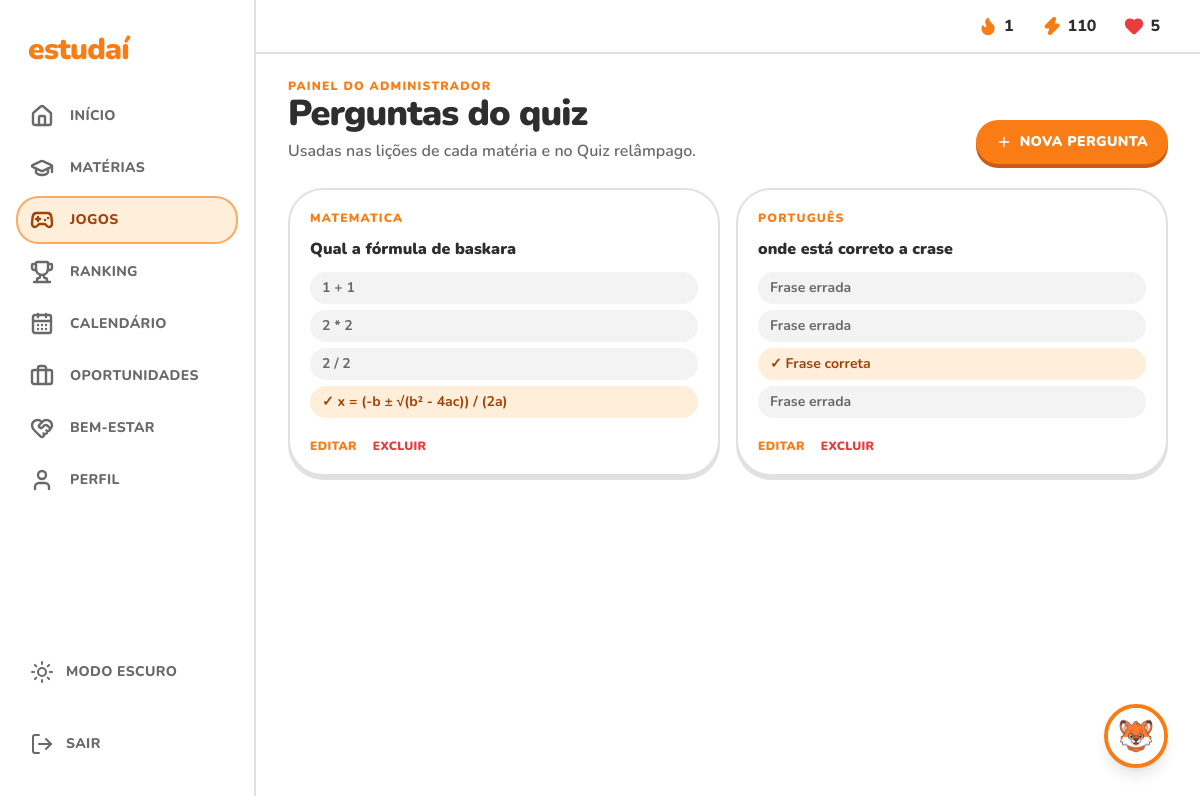
Page /game/admin/quiz/ (signed in) on the committed database.
### game/models.py (models this page shows, shortened)
class Perguntas(models.Model):
    pergunta = models.CharField(max_length=200)
    materia = models.ForeignKey(Materia, on_delete=models.CASCADE, null=True, blank=True, related_name='perguntas')
    explicacao = models.CharField(max_length=300, blank=True, help_text='Aparece depois que o aluno responde.')
    class Meta:
        verbose_name = 'Pergunta'

class Materia(models.Model):
    nome = models.CharField(max_length=50)
    professor = models.CharField(max_length=60, blank=True)
    slug = models.SlugField(unique=True, help_text='Usado na URL. Ex.: matematica')
    icone = models.CharField(
        max_length=40,
        default='book-open',
        help_text='Nome do ícone Lucide (lucide.dev/icons). Ex.: sigma, atom, leaf',
    )
    ordem = models.PositiveIntegerField(default=0)
    class Meta:
        ordering = ['ordem', 'nome']
        verbose_name = 'Matéria'
    def __str__(self):
        return self.nome

class Resposta(models.Model):
    CHOICES_TIPO = [
        ('certa', 'Certa'),
        ('errada', 'Errada'),
    ]
    pergunta = models.ForeignKey(Perguntas, on_delete=models.CASCADE)
    resposta_correta = models.CharField('texto da alternativa', max_length=100)
    tipo = models.CharField(max_length=10, choices=CHOICES_TIPO)

### game/views.py (the view)
# urls.py: path('admin/quiz/', views.PerguntaListView.as_view(), name='pergunta-list'),
class PerguntaListView(AdminMixin, ListView):
    template_name = 'game/admin/pergunta_list.html'
    context_object_name = 'perguntas'
    secao = 'jogos'
    def get_queryset(self):
        return (
            Perguntas.objects
            .select_related('materia')
            .prefetch_related('resposta_set')
            .order_by('materia__ordem', 'id')
        )

### game/models.py (called while the page is built)
def perfil_de(user):
    perfil, _ = Perfil.objects.get_or_create(user=user)
    return perfil

    def xp_total(self):
        return RegistroXP.objects.filter(user=self.user).aggregate(total=Sum('quantidade'))['total'] or 0

    def ofensiva(self):
        dias = set(
            timezone.localtime(data).date()
            for data in RegistroXP.objects.filter(user=self.user).values_list('criado_em', flat=True)
        )
        dia = timezone.localdate()
        if dia not in dias:
            dia -= datetime.timedelta(days=1)
        seguidos = 0
        while dia in dias:
            seguidos += 1
            dia -= datetime.timedelta(days=1)
        return seguidos

### game/servicos.py (called while the page is built)
    def eventos(self):
        return Evento.objects.filter(Q(user__isnull=True) | Q(user=self.user))

    def lembrete(self):
        limite = self.hoje + datetime.timedelta(days=3)
        evento = self.eventos().filter(data__gte=self.hoje, data__lte=limite).exclude(tipo='feriado').first()
        if not evento:
            return None
        dias = (evento.data - self.hoje).days
        quando = 'é hoje' if dias == 0 else 'é amanhã' if dias == 1 else f'é em {dias} dias'
        return {
            'texto': f'{evento.titulo} {quando}.',
            'pedido': f'Me ajude a me preparar para: {evento.titulo}'
                      + (f' — {evento.descricao}' if evento.descricao else '') + '.',
        }

### game/views.py (called while the page is built)
    def get_context_data(self, **kwargs):
        context = super().get_context_data(**kwargs)
        perfil = perfil_de(self.request.user)
        context.update({
            'menu': Menu.ITENS,
            'secao': self.secao,
            'perfil': perfil,
            'xp_total': perfil.xp_total(),
            'ofensiva': perfil.ofensiva(),
            'lembrete': Calendario(self.request.user).lembrete(),
        })
        return context

    def test_func(self):
        return self.request.user.is_staff

### game/templates/game/admin/pergunta_list.html (shortened to what this page needs)
{% extends "base.html" %}
{% block content %}
{% url 'game:pergunta-create' as url_novo %}
{% include "game/admin/_cabecalho.html" with titulo="Perguntas do quiz" texto="Usadas nas lições de cada matéria e no Quiz relâmpago." url_novo=url_novo rotulo_novo="Nova pergunta" %}
<ul class="grid gap-4 md:grid-cols-2">
  {% for pergunta in perguntas %}
    <li class="flex flex-col gap-3 rounded-3xl bg-card p-5 card-3d">
      <p class="text-xs font-black uppercase tracking-widest text-primary">{{ pergunta.materia|default:"Sem matéria" }}</p>
      <h2 class="font-black leading-snug">{{ pergunta.pergunta }}</h2>
      <ol class="flex flex-col gap-1.5">
        {% for resposta in pergunta.resposta_set.all %}
          <li class="rounded-xl px-3 py-1.5 text-sm font-bold {% if resposta.tipo == 'certa' %}bg-accent text-accent-foreground{% else %}bg-muted text-muted-foreground{% endif %}">
            {% if resposta.tipo == 'certa' %}✓ {% endif %}{{ resposta.resposta_correta }}
          </li>
        {% endfor %}
      </ol>
      <div class="mt-auto flex gap-4 pt-2">
        <a href="{% url 'game:pergunta-update' pergunta.pk %}" class="text-xs font-black uppercase tracking-wide text-primary hover:underline">Editar</a>
        <a href="{% url 'game:pergunta-delete' pergunta.pk %}" class="text-xs font-black uppercase tracking-wide text-destructive hover:underline">Excluir</a>
      </div>
    </li>
  {% empty %}
    <li class="font-semibold text-muted-foreground">Nenhuma pergunta cadastrada.</li>
  {% endfor %}
</ul>
{% endblock %}

### game/static/game/css/estudai.css (style rules this page uses)
:root { color-scheme: light; --background: oklch(1 0 0); --foreground: oklch(0.3 0 0); --card: oklch(1 0 0); --card-foreground: oklch(0.3 0 0); --popover: oklch(1 0 0); --popover-foreground: oklch(0.3 0 0); --primary: oklch(0.72 0.18 52); --primary-foreground: oklch(1 0 0); --primary-shadow: oklch(0.6 0.16 45); --secondary: oklch(0.965 0 0); --secondary-foreground: oklch(0.3 0 0); --muted: oklch(0.965 0 0); --muted-foreground: oklch(0.52 0 0); --accent: oklch(0.96 0.035 65); --accent-foreground: oklch(0.5 0.14 45); --destructive: oklch(0.62 0.21 25); --destructive-foreground: oklch(1 0 0); --border: oklch(0.91 0 0); --border-strong: oklch(0.85 0 0); --input: oklch(0.91 0 0); --ring: oklch(0.72 0.18 52); --mascot: oklch(1 0 0); --radius: 1rem; }

### rows in the picture
Perguntas: materia "MATEMATICA", pergunta "Qual a fórmula de baskara"
Resposta: resposta_correta "1 + 1"
Resposta: resposta_correta "2 * 2"
Resposta: resposta_correta "2 / 2"
Resposta: resposta_correta "x = (-b ± √(b² - 4ac)) / (2a)"
Perguntas: materia "PORTUGUÊS", pergunta "onde está correto a crase"
Resposta: resposta_correta "Frase errada"
Resposta: resposta_correta "Frase errada"
Resposta: resposta_correta "Frase correta"
Resposta: resposta_correta "Frase errada"

### other values in the picture
{{ item.rotulo }} "INÍCIO" "MATÉRIAS" "JOGOS" "RANKING" "CALENDÁRIO" "OPORTUNIDADES" "BEM-ESTAR" "PERFIL"
{{ ofensiva }} "1"
{{ xp_total }} "110"
{{ titulo }} "Perguntas do quiz"
{{ texto }} "Usadas nas lições de cada matéria e no Quiz relâmpago."
{{ rotulo_novo }} "NOVA PERGUNTA"
